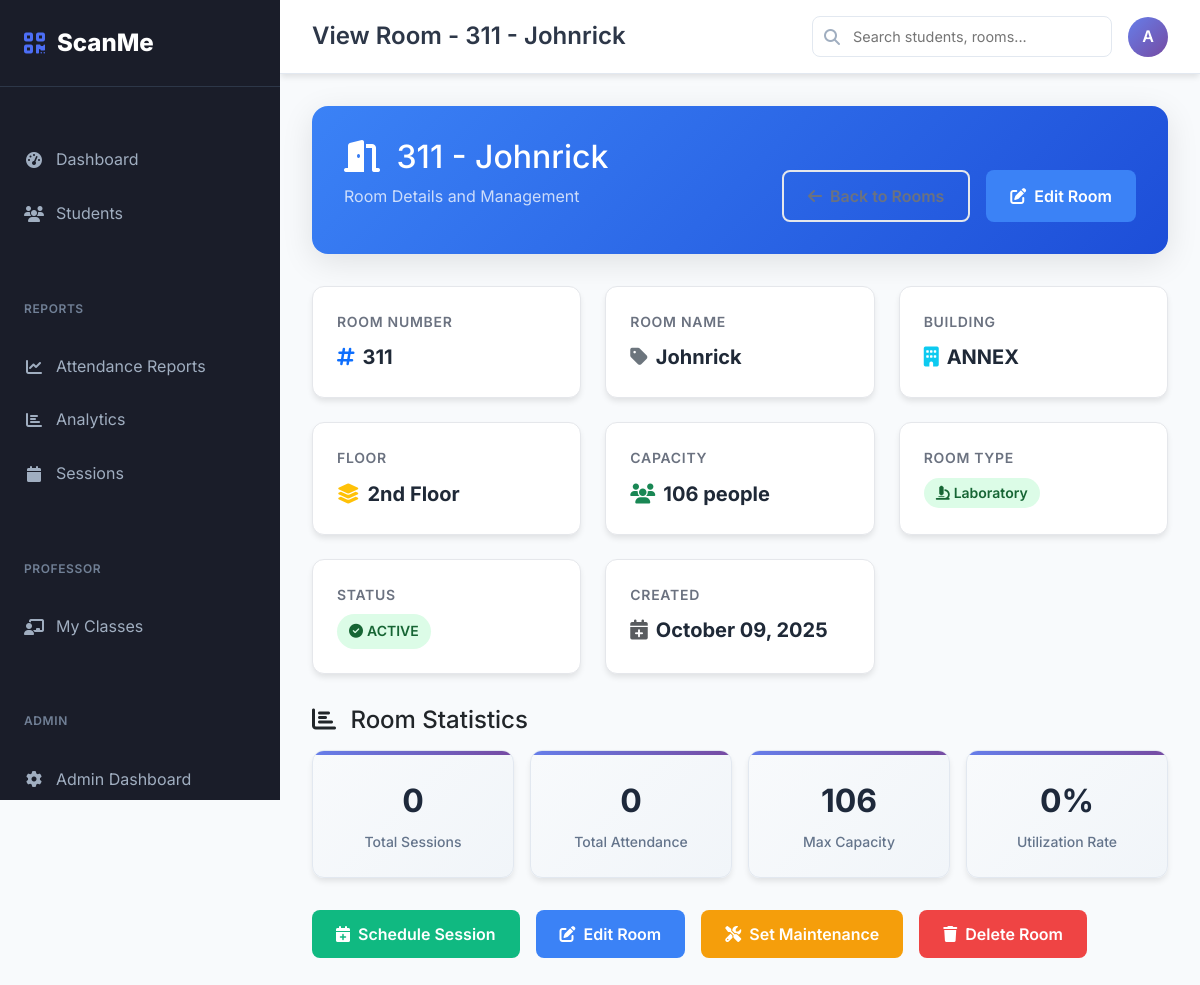
The page /admin/rooms/1/view (signed in) on the database its author committed.
### app/models/room_model.py (models this page shows, shortened)
class Room(db.Model):
    __tablename__ = 'rooms'
    id = db.Column(db.Integer, primary_key=True)
    room_number = db.Column(db.String(20), unique=True, nullable=False, index=True)
    room_name = db.Column(db.String(100), nullable=True)
    building = db.Column(db.String(50), nullable=False)
    floor = db.Column(db.Integer, nullable=False)
    capacity = db.Column(db.Integer, nullable=False, default=30)
    room_type = db.Column(db.String(30), nullable=False, default='classroom')  # classroom, laboratory, auditorium
    equipment = db.Column(db.Text)  # JSON string of available equipment
    description = db.Column(db.Text)
    is_active = db.Column(db.Boolean, default=True, nullable=False)
    created_at = db.Column(db.DateTime, default=datetime.utcnow)
    updated_at = db.Column(db.DateTime, default=datetime.utcnow, onupdate=datetime.utcnow)
    attendance_records = db.relationship('AttendanceRecord', backref='room', lazy=True, cascade='all, delete-orphan')
    sessions = db.relationship('AttendanceSession', backref='room', lazy=True, cascade='all, delete-orphan')
    def get_full_name(self):
        if self.room_name:
            return f"{self.room_number} - {self.room_name}"
        return self.room_number

### app/models/user_model.py (models this page shows, shortened)
class User(UserMixin, db.Model):
    __tablename__ = 'users'
    id = db.Column(db.Integer, primary_key=True)
    username = db.Column(db.String(80), unique=True, nullable=False, index=True)
    email = db.Column(db.String(120), unique=True, nullable=False, index=True)
    password = db.Column(db.String(255), nullable=False)
    role = db.Column(db.String(20), nullable=False, default='student')  # admin, student, professor
    is_active = db.Column(db.Boolean, default=True, nullable=False)
    avatar_url = db.Column(db.String(255), nullable=True)
    created_at = db.Column(db.DateTime, default=datetime.utcnow)
    last_login = db.Column(db.DateTime)
    attendance_records = db.relationship('AttendanceRecord', backref='scanned_by_user', lazy=True,
                                       foreign_keys='AttendanceRecord.scanned_by')
    time_in_records = db.relationship('AttendanceRecord', backref='time_in_scanned_by_user', lazy=True,
                                    foreign_keys='AttendanceRecord.time_in_scanned_by')
    time_out_records = db.relationship('AttendanceRecord', backref='time_out_scanned_by_user', lazy=True,
                                     foreign_keys='AttendanceRecord.time_out_scanned_by')
    def is_admin(self):
        return self.role == 'admin'
    def is_professor(self):
        return self.role == 'professor'
    def can_manage_students(self):
        return self.role in ['admin', 'professor']
    def can_view_reports(self):
        return self.role in ['admin', 'professor']
    def get_display_name(self):
        return self.username.title()

### app/routes/admin_routes.py (the view)
@admin_bp.route('/rooms/<int:id>/view')
@login_required
@requires_admin
def view_room(id):
    try:
        room = Room.query.get_or_404(id)
        modal = request.args.get('modal') == '1'
        parent_template = 'modal_base.html' if modal else 'dashboard_base.html'
        return render_template('admin/view_room.html', room=room, modal=modal, parent_template=parent_template)
    except Exception as e:
        flash(f'Error loading room details: {str(e)}', 'error')
        return redirect(url_for('admin.manage_rooms'))

### app/templates/admin/view_room.html (shortened to what this page needs)
{% extends parent_template|default("dashboard_base.html") %}
{% block page_title %}View Room - {{ room.get_full_name() }}{% endblock %}
{% block content %}
{% if not modal %}
<div class="room-detail-header">
    <div class="d-flex justify-content-between align-items-start">
        <div>
            <h2 class="mb-2">
                <i class="fas fa-door-open me-2"></i>
                {{ room.get_full_name() }}
            </h2>
            <p class="mb-0 opacity-75">Room Details and Management</p>
        </div>
        <div class="action-buttons">
            <a href="{{ url_for('admin.manage_rooms') }}" class="btn btn-outline">
                <i class="fas fa-arrow-left"></i> Back to Rooms
            </a>
            <a href="{{ url_for('admin.edit_room', id=room.id) }}" class="btn btn-primary">
                <i class="fas fa-edit"></i> Edit Room
            </a>
        </div>
    </div>
</div>
{% endif %}
<div class="room-info-grid">
    <div class="info-card">
        <div class="info-label">Room Number</div>
        <div class="info-value">
            <i class="fas fa-hashtag text-primary"></i>
            {{ room.room_number }}
        </div>
    </div>
    <div class="info-card">
        <div class="info-label">Room Name</div>
        <div class="info-value">
            <i class="fas fa-tag text-secondary"></i>
            {{ room.room_name if room.room_name else 'Not specified' }}
        </div>
    </div>
    <div class="info-card">
        <div class="info-label">Building</div>
        <div class="info-value">
            <i class="fas fa-building text-info"></i>
            {{ room.building }}
        </div>
    </div>
    <div class="info-card">
        <div class="info-label">Floor</div>
        <div class="info-value">
            <i class="fas fa-layer-group text-warning"></i>
            {% if room.floor == 0 %}
                Ground Floor
            {% elif room.floor == 1 %}
                1st Floor
            {% elif room.floor == 2 %}
                2nd Floor
            {% elif room.floor == 3 %}
                3rd Floor
            {% else %}
                {{ room.floor }}th Floor
            {% endif %}
        </div>
    </div>
    <div class="info-card">
        <div class="info-label">Capacity</div>
        <div class="info-value">
            <i class="fas fa-users text-success"></i>
            {{ room.capacity }} people
        </div>
    </div>
    <div class="info-card">
        <div class="info-label">Room Type</div>
        <div class="info-value">
            <span class="room-type-badge type-{{ room.room_type }}">
                {% if room.room_type == 'classroom' %}
                    <i class="fas fa-chalkboard-teacher me-1"></i>Classroom
                {% elif room.room_type == 'laboratory' %}
                    <i class="fas fa-microscope me-1"></i>Laboratory
                {% elif room.room_type == 'auditorium' %}
                    <i class="fas fa-theater-masks me-1"></i>Auditorium
                {% else %}
                    <i class="fas fa-door-open me-1"></i>{{ room.room_type.title() }}
                {% endif %}
            </span>
        </div>
    </div>
    <div class="info-card">
        <div class="info-label">Status</div>
        <div class="info-value">
            {% if room.is_active %}
                <span class="status-badge status-active">
                    <i class="fas fa-check-circle me-1"></i>Active
                </span>
            {% else %}
                <span class="status-badge status-maintenance">
                    <i class="fas fa-tools me-1"></i>Maintenance
                </span>
            {% endif %}
        </div>
    </div>
    <div class="info-card">
        <div class="info-label">Created</div>
        <div class="info-value">
            <i class="fas fa-calendar-plus text-muted"></i>
            {{ room.created_at.strftime('%B %d, %Y') if room.created_at else 'Unknown' }}
        </div>
    </div>
</div>
<div class="stats-section">
    <div class="d-flex justify-content-between align-items-center mb-3">
        <h4 class="mb-0">
            <i class="fas fa-chart-bar me-2"></i>
            Room Statistics
        </h4>
    </div>
    <div class="stats-grid">
        <div class="stat-card">
            <span class="stat-number">0</span>
            <div class="stat-label">Total Sessions</div>
        </div>
        <div class="stat-card">
            <span class="stat-number">0</span>
            <div class="stat-label">Total Attendance</div>
        </div>
        <div class="stat-card">
            <span class="stat-number">{{ room.capacity }}</span>
            <div class="stat-label">Max Capacity</div>
        </div>
        <div class="stat-card">
            <span class="stat-number">0%</span>
            <div class="stat-label">Utilization Rate</div>
        </div>
    </div>
</div>
{% if not modal %}
<div class="action-buttons">
    <a href="{{ url_for('schedule.add_session') }}?room_id={{ room.id }}" class="btn btn-success">
        <i class="fas fa-calendar-plus"></i> Schedule Session
    </a>
    <a href="{{ url_for('admin.edit_room', id=room.id) }}" class="btn btn-primary">
        <i class="fas fa-edit"></i> Edit Room
    </a>
    {% if room.is_active %}
        <button onclick="setMaintenance({{ room.id }}, {{ room.get_full_name() | tojson | forceescape }})"
                class="btn btn-warning">
            <i class="fas fa-tools"></i> Set Maintenance
        </button>
    {% else %}
        <button onclick="setActive({{ room.id }}, {{ room.get_full_name() | tojson | forceescape }})"
                class="btn btn-success">
            <i class="fas fa-check-circle"></i> Activate
        </button>
    {% endif %}
    <button onclick="confirmDelete({{ room.id }}, {{ room.get_full_name() | tojson | forceescape }})"
            class="btn btn-danger">
        <i class="fas fa-trash"></i> Delete Room
    </button>
</div>
{% endif %}
{% endblock %}

### app/templates/dashboard_base.html (shortened to what this page needs)
<!DOCTYPE html>
<html lang="en">
<head>
    <link href="https://cdn.jsdelivr.net/npm/bootstrap@5.3.3/dist/css/bootstrap.min.css" rel="stylesheet">
    <script src="https://cdn.tailwindcss.com"></script>
    <link rel="stylesheet" href="https://cdnjs.cloudflare.com/ajax/libs/font-awesome/6.6.0/css/all.min.css">
</head>
<body>
    <nav class="sidebar" id="sidebar">
        <a href="{{ url_for('main.index') }}" class="sidebar-brand">
            <i class="fas fa-qrcode"></i>
            ScanMe
        </a>
        <div class="nav-group">
            <ul class="sidebar-nav">
                <li class="nav-item">
                    <a href="{{ url_for('main.dashboard') }}" class="nav-link {{ 'active' if request.endpoint == 'main.dashboard' }}">
                        <i class="fas fa-tachometer-alt"></i>
                        Dashboard
                    </a>
                </li>
                {% if current_user.can_manage_students() %}
                <li class="nav-item">
                    <a href="{{ url_for('students.list_students') }}" class="nav-link {{ 'active' if 'students' in request.endpoint }}">
                        <i class="fas fa-users"></i>
                        Students
                    </a>
                </li>
                {% endif %}
            </ul>
        </div>
        {% if current_user.can_view_reports() %}
        <div class="nav-group">
            <div class="nav-group-title">Reports</div>
            <ul class="sidebar-nav">
                <li class="nav-item">
                    <a href="{{ url_for('attendance.reports') }}" class="nav-link {{ 'active' if request.endpoint == 'attendance.reports' }}">
                        <i class="fas fa-chart-line"></i>
                        Attendance Reports
                    </a>
                </li>
                <li class="nav-item">
                    <a href="{{ url_for('attendance.analytics') }}" class="nav-link {{ 'active' if request.endpoint == 'attendance.analytics' }}">
                        <i class="fas fa-chart-bar"></i>
                        Analytics
                    </a>
                </li>
                <li class="nav-item">
                    <a href="{{ url_for('attendance.manage_sessions') }}" class="nav-link {{ 'active' if request.endpoint == 'attendance.manage_sessions' }}">
                        <i class="fas fa-calendar"></i>
                        Sessions
                    </a>
                </li>
            </ul>
        </div>
        {% endif %}
        {% if current_user.is_professor() or current_user.is_admin() %}
        <div class="nav-group">
            <div class="nav-group-title">Professor</div>
            <ul class="sidebar-nav">
                <li class="nav-item">
                    <a href="{{ url_for('professor.dashboard') }}" class="nav-link {{ 'active' if request.endpoint == 'professor.dashboard' }}">
                        <i class="fas fa-chalkboard-teacher"></i>
                        My Classes
                    </a>
                </li>
            </ul>
        </div>
        {% endif %}
        {% if current_user.is_admin() %}
        <div class="nav-group">
            <div class="nav-group-title">Admin</div>
            <ul class="sidebar-nav">
                <li class="nav-item">
                    <a href="{{ url_for('admin.dashboard') }}" class="nav-link {{ 'active' if request.endpoint == 'admin.dashboard' }}">
                        <i class="fas fa-cog"></i>
                        Admin Dashboard
                    </a>
                </li>
            </ul>
        </div>
        {% endif %}
    </nav>
    <main class="main-content">
        <header class="topbar">
            <div class="d-flex align-items-center">
                <h1 class="page-title">{% block page_title %}Dashboard{% endblock %}</h1>
            </div>
            <div class="topbar-actions">
                <div class="search-box">
                    <i class="fas fa-search"></i>
                    <input type="text" placeholder="Search students, rooms..." id="globalSearch">
                </div>
                <div class="user-dropdown dropdown">
                    <div class="user-avatar" data-bs-toggle="dropdown" aria-expanded="false">
                        {{ current_user.username[0].upper() }}
                    </div>
                </div>
            </div>
        </header>
        <div class="content-area">
            {% block content %}{% endblock %}
        </div>
    </main>
</body>
</html>

### rows shown on the page
Room: get_full_name "311 - Johnrick", room_number "311", room_name "Johnrick", building "ANNEX", capacity "106", created_at "October 09, 2025"
User: username "A"
